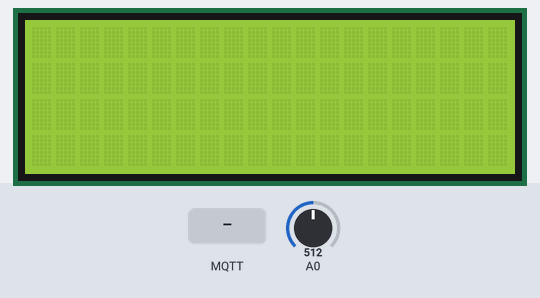
Recording of a program running on a simulated Arduino Uno, built with avr-gcc and run on an emulated ATmega328P. On the bench: 20×4 character LCD. The test bench sets the inputs (shaded band); at power-on: A0 = 512. WiFi joins after 1.5 s; servers stay silent unless stated; no MQTT or app messages arrive unless stated.

Above: at 1.2 s.
1.3 s: MQTT message "1" arrives on the first subscribed topic
At 3.0 s:
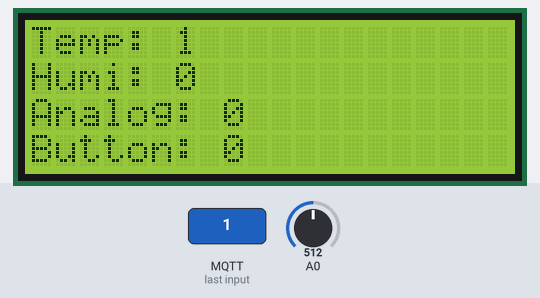
3.6 s: MQTT message "1" arrives on the second subscribed topic
At 4.6 s:
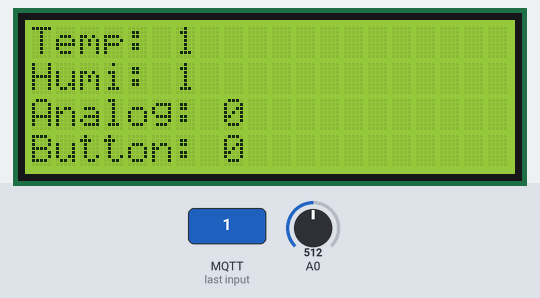
Timing chart, 0 to 6.6 s (numbered marks = the images above; inputs shaded):
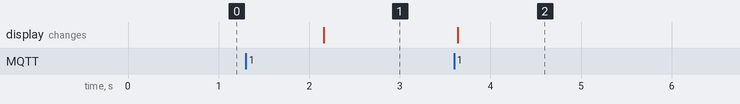

The program:

main.cpp
```cpp
#include "main.h"


void setup()
{
#if DEBUG
  Serial.begin(DEBUG_BAUDRATE);
  Serial.println("Init Ethernet");
#endif
  Ethernet.init(10);  // Most Arduino shields use digital Pin 10
  Ethernet.begin(mac, ip);  //Init ethernet-shield
  if (Ethernet.hardwareStatus() == EthernetNoHardware) {
#if DEBUG
    Serial.println("Ethernet shield was not found.  Sorry, can't run without hardware. :(");
#endif
    while (true) {
      delay(1); // do nothing, no point running without Ethernet hardware
    }
  }
  //Check if there is com to router
  while (Ethernet.linkStatus() == LinkOFF)
  {
#if DEBUG
    Serial.println("Ethernet cable is not connected.");
#endif
    delay(500);
  }


#if DEBUG
  Serial.println("Init LCD");
#endif
  lcd.init();       //Init LCD
  lcd.backlight();  //Backlight on
  lcd.clear();      //Clear old content

#if DEBUG
  Serial.println("Init MQTT");
#endif
   mqttClient.setServer(MQTT_BROKER_IP,MQTT_BROKER_PORT);
   mqttClient.setCallback(callback);
#if DEBUG
  Serial.println("Finished setup()");
#endif
}

void loop()
{
  static int iOldMappedValue = 0;
  if(!mqttClient.connected())
    reconnectMQTT();

  mqttClient.loop();
  int iMappedValue = map(analogRead(ANALOG_PIN), 0, 1023, 0, 100);
  if(iOldMappedValue != iMappedValue && mqttClient.connected())
  {
#if DEBUG
  Serial.println("New mapped value: " + String(iMappedValue));
#endif
    snprintf(msg, MSG_BUFFER_SIZE, String(iMappedValue).c_str());    //Convert message to char
    mqttClient.publish(MQTT_ANALOGIN_TOPIC, msg, true);             //Send to broker
    iOldMappedValue = iMappedValue;
  }
  if(updateLCD)
  {
#if DEBUG
  Serial.println("Update display");
#endif
    UpdateDisplay();
  }
}

bool reconnectMQTT()
{
  unsigned long ulCancel = millis() + int(MQTT_TIMEOUT);
  unsigned long ulLastTime = millis();


  while (!mqttClient.connected())
  {
    if(millis() >= ulCancel)
    {
      break;
    }
    if(((millis() - ulLastTime) > 2000))
    {
#if DEBUG
      Serial.println("MQTT-User: " + String(MQTT_USER));
      Serial.println("MQTT-Pass: " + String(MQTT_PASS));
      Serial.print("MQTT needs User and Pass: ");
      Serial.println(MQTT_SECURE);
      Serial.println("Try to connect to MQTT .....");
#endif
      if(MQTT_SECURE)
      {
#if DEBUG
        Serial.println("Try with User and pass");
#endif
        mqttClient.connect(MQTT_DEVICE_ID, MQTT_USER, MQTT_PASS);
      }
      else
      {
#if DEBUG
        Serial.println("Try without User and pass");
#endif
        mqttClient.connect(MQTT_DEVICE_ID);
      }

      if(!mqttClient.connected())
      {
#if DEBUG
        Serial.print("failed, rc=");
        Serial.println(mqttClient.state());
#endif
        delay(500);
      }
      ulLastTime = millis();
    }
  }

#if DEBUG
  Serial.print("Status MQTT: ");
#endif
  if(mqttClient.connected())
  {
#if DEBUG
    Serial.println("Connected");
#endif
    mqttClient.subscribe(MQTT_TEMP_TOPIC,1);
    mqttClient.subscribe(MQTT_HUMI_TOPIC,1);
    mqttClient.subscribe(MQTT_BUTTON_TOPIC,1);
    mqttClient.subscribe(MQTT_ANALOGIN_TOPIC,1);
  }
#if DEBUG
  else
  {
    Serial.println("NOT Connected");
  }
#endif
  return mqttClient.connected();
}

void callback(char* topic, byte* payload, unsigned int length)
{
  String stMessage = "";
  for (unsigned int i = 0; i < length; i++)
    stMessage += String((char)payload[i]);

  //Check if temp one has changed
  if(String(topic) == String(MQTT_TEMP_TOPIC))
  {
    if(lastTemp != stMessage.toInt())
    {
#if DEBUG
  Serial.println("Msg from " + String(MQTT_TEMP_TOPIC) + " changed to " + stMessage);
#endif
      lastTemp = stMessage.toInt();
      updateLCD = true;
    }
  }
  //Check if temp two has changed
  if(String(topic) == String(MQTT_HUMI_TOPIC))
  {
    if(lastHumi != stMessage.toInt())
    {
#if DEBUG
  Serial.println("Msg from " + String(MQTT_HUMI_TOPIC) + " changed to " + stMessage);
#endif
      lastHumi = stMessage.toInt();
      updateLCD = true;
    }
  }
  //Check if pressure one has changed
  if(String(topic) == String(MQTT_ANALOGIN_TOPIC))
  {
    if(lastAnalog != stMessage.toInt())
    {
#if DEBUG
  Serial.println("Msg from " + String(MQTT_ANALOGIN_TOPIC) + " changed to " + stMessage);
#endif
      lastAnalog = stMessage.toInt();
      updateLCD = true;
    }
  }
  //Check is pressure two has changed
  if(String(topic) == String(MQTT_BUTTON_TOPIC))
  {
    if(lastButton != stMessage.toInt())
    {
#if DEBUG
  Serial.println("Msg from " + String(MQTT_BUTTON_TOPIC) + " changed to " + stMessage);
#endif
      lastButton = stMessage.toInt();
      updateLCD = true;
    }
  }
}

void UpdateDisplay()
{
  lcd.clear();
  lcd.home();
  lcd.print("Temp: " + String(lastTemp));
  lcd.setCursor(0,1);
  lcd.print("Humi: " + String(lastHumi));
  lcd.setCursor(0,2);
  lcd.print("Analog: " + String(lastAnalog));
  lcd.setCursor(0,3);
  lcd.print("Button: " + String(lastButton));
  updateLCD = false;
}
```

main.h
```cpp
#include <Arduino.h>
#include <Wire.h>
#include <SPI.h>
#include <Ethernet.h>
#include <PubSubClient.h>
#include <LiquidCrystal_I2C.h>
//Functions
/*
* =================================================================
* Function:     setup
* Description:  Setup display and sensors
* Returns:      void
* =================================================================
*/
void setup();

/*
* =================================================================
* Function:     loop
* Description:  Main loop to let program work
* Returns:      void
* =================================================================
*/
void loop();

/*
* =================================================================
* Function:     reconnectMQTT()
* Description:  Init or reconnect to MQTT
* Returns:      true for connected in time, otherwise false
* =================================================================
*/
bool reconnectMQTT();

/*
* =================================================================
* Function:     callback
* Returns:      void
* Description:  Will automatical called, if a subscribed topic
*               has a new message
* topic:        Returns the topic, from where a new msg comes from
* payload:      The message from the topic
* length:       Length of the msg, important to get conntent
* =================================================================
*/
void callback(char* topic, byte* payload, unsigned int length);

/*
* =================================================================
* Function:     UpdateDisplay
* Returns:      void
* Description:  Display new values on I2C-Display
* =================================================================
*/
void UpdateDisplay();

/* Variables */
byte mac[] = { 0xDE, 0xAD, 0xBE, 0xEF, 0xFE, 0xED };
IPAddress ip(192, 168, 178, 177);   //Static IP-Adress for arduino
EthernetClient client;
PubSubClient mqttClient(client);
LiquidCrystal_I2C lcd(LCD_ADDRESS,LCD_COLUMNS,LCD_ROWS);
bool updateLCD = false;
char msg[MSG_BUFFER_SIZE];

int lastTemp = 0;
int lastHumi = 0;
int lastAnalog = 0;
bool lastButton = 0;
```

Measured:
- after the input at 1.3 s, the display: changes after 0.86 s (image 1)
- after the input at 3.6 s, the display: changes at once (image 2)
